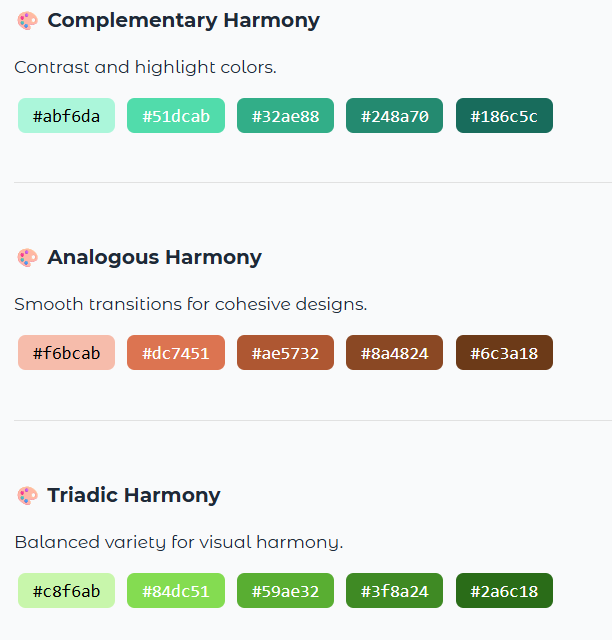
#> input picture images/color_harmonies.png, 612 x 640 px
$ jupyter execute Color_Palette_Extractor.ipynb   (shell and % lines are left out)
#> lines starting #> are read from the running program, lines starting #| are printed output that depends on the picture
<a href="https://colab.research.google.com/github/TejasreeL/Color-Palette-Extractor-and-More/blob/main/Color_Palette_Extractor.ipynb" target="_parent"></a>

#Install Dependencies & Imports

[cell 1]

# Core Imports
import os, json, random, colorsys
import numpy as np
import matplotlib.pyplot as plt
from sklearn.cluster import KMeans
from PIL import Image, ImageDraw, ImageFilter
from IPython.display import display

# Create output directory
os.makedirs("/content/output", exist_ok=True)

print("✅ All dependencies installed and imported.")

#Helper Functions

[cell 2]
def rgb_to_hex(rgb):
    return '#%02x%02x%02x' % rgb

def brightness(c):
    return 0.299*c[0] + 0.587*c[1] + 0.114*c[2]

def display_image(img, title="Image", size=(6,6)):
    plt.figure(figsize=size)
    plt.imshow(img)
    plt.axis("off")
    plt.title(title)
    plt.show()

def create_color_bar(colors, title="Color Palette"):
    plt.figure(figsize=(8,2))
    for i, color in enumerate(colors):
        plt.fill_between([i, i+1], 0, 1, color=color)
    plt.axis('off')
    plt.title(title)
    plt.show()

def save_image(img, path, name):
    img.save(path)
    print(f"✅ Saved {name}: {path}")

#Extract Color Palette

[cell 3]
image_path = input("Enter image path (e.g., /content/sample.jpg): ").strip()
#> the answer given: images/color_harmonies.png
img = Image.open(image_path).convert('RGB')
display_image(img, "Uploaded Image")

def extract_palette(image, num_colors=5):
#> called with num_colors = 5
    img_small = image.resize((150, 150))
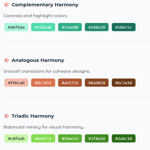
#> img_small: PIL image 150x150 RGB; mean R, G, B 229.5, 234.5, 228.9
    pixels = np.array(img_small).reshape(-1, 3)
    kmeans = KMeans(n_clusters=num_colors, random_state=42).fit(pixels)
    colors = [tuple(map(int, c)) for c in kmeans.cluster_centers_]
#> colors = [(248, 249, 250), (59, 119, 62), (197, 204, 188), (174, 102, 70), (111, 179, 134)]
    return sorted(colors, key=brightness, reverse=True)

colors_sorted = extract_palette(img)
#> colors_sorted = [(248, 249, 250), (197, 204, 188), (111, 179, 134), (174, 102, 70), (59, 119, 62)]
hex_colors = [rgb_to_hex(c) for c in colors_sorted]
#> hex_colors = ['#f8f9fa', '#c5ccbc', '#6fb386', '#ae6646', '#3b773e']

print("\n🎨 Dominant Colors (Light → Dark):")
for i, h in enumerate(hex_colors, 1):
    print(f"Color {i}: {h}")
#> this loop made 5 passes
#> h on passes 1 to 5: '#f8f9fa', '#c5ccbc', '#6fb386', '#ae6646', '#3b773e'
#| Color 1: #f8f9fa
#| Color 2: #c5ccbc
#| Color 3: #6fb386
#| Color 4: #ae6646
#| Color 5: #3b773e

create_color_bar(hex_colors, "Extracted Color Palette")
#> the loop in create_color_bar, `for i, color in enumerate(colors):` made 1 pass
#> (the call stopped at in create_color_bar, `plt.fill_between([i, i+1], 0, 1, color=color)`: IPython is not available in this run)

def name_palette(colors):
    avg_bright = np.mean([brightness(c) for c in colors])
#> avg_bright = 163.4
    avg_hue = np.mean([colorsys.rgb_to_hsv(*[x/255 for x in c])[0] for c in colors])
#> avg_hue = 0.321
    tone = "Warm" if avg_hue < 0.1 or avg_hue > 0.8 else "Cool" if 0.5 < avg_hue < 0.7 else "Balanced"
#> tone = 'Balanced'
    mood = "Vibrant" if avg_bright > 160 else "Muted" if avg_bright < 90 else "Soft"
#> mood = 'Vibrant'
    adjectives = ["Harmony", "Dream", "Pulse", "Whisper", "Glow", "Serenity"]
    return f"{mood} {tone} {random.choice(adjectives)}"

palette_name = name_palette(colors_sorted)
#> palette_name = 'Vibrant Balanced Whisper'
story = f"This palette, '{palette_name}', evokes a {random.choice(['calm','energetic','elegant','modern'])} mood with {random.choice(['balanced tones','soft contrasts','gentle gradients','crisp vibrance'])}."
print(f"\n🧠 Palette Name: {palette_name}")
#| 🧠 Palette Name: Vibrant Balanced Whisper
print(f"📖 Palette Story: {story}")
#| 📖 Palette Story: This palette, 'Vibrant Balanced Whisper', evokes a modern mood with balanced tones.

#Extract as JSON

[cell 4]
palette_data = {
    "palette_name": palette_name,
    "colors_rgb": colors_sorted,
    "colors_hex": hex_colors,
    "story": story
}

json_path = "/content/output/palette.json"
with open(json_path, "w") as f:
    json.dump(palette_data, f, indent=4)


print(f"✅ Palette exported to: {json_path}")

#Gradient Wallpaper

[cell 5]
def generate_gradient_wallpaper(colors, width=900, height=500):
#> called with width = 900, height = 500
    n = len(colors)
#> n = 5
    img = Image.new("RGB", (width, height))
#> img: PIL image 900x500 RGB; every value is 0
    draw = ImageDraw.Draw(img)
    colors = np.array(colors, dtype=float)
#> colors = [[248, 249, 250], [197, 204, 188], [111, 179, 134], [174, 102, 70], [59, 119, 62]]
    for x in range(width):
        pos = x / (width - 1) * (n - 1)
        i = int(np.floor(pos))
        j = min(i + 1, n - 1)
        t = pos - i
        color = (1 - t) * colors[i] + t * colors[j]
        draw.line([(x, 0), (x, height)], fill=tuple(map(int, color)))
#> this loop made 900 passes
#> (pos, t, color) on passes 1 to 3: (0, 0, [248, 249, 250]), (0.00445, 0.00445, [247.8, 248.8, 249.7]), (0.0089, 0.0089, [247.5, 248.6, 249.4])
    return img

gradient_img = generate_gradient_wallpaper(colors_sorted)
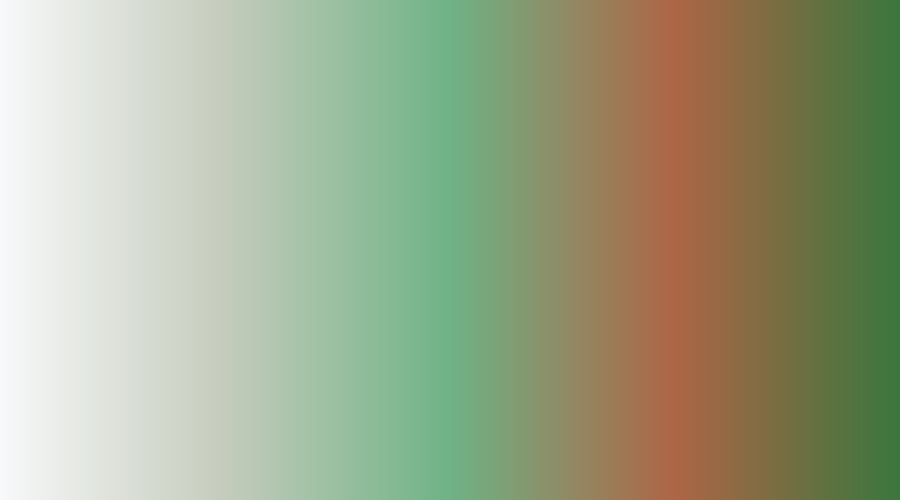
#> gradient_img: PIL image 900x500 RGB; mean R, G, B 158.4, 166.7, 136.5
gradient_path = "/content/output/gradient_wallpaper.png"
save_image(gradient_img, gradient_path, "Gradient Wallpaper")
display_image(gradient_img, "Smooth Gradient Wallpaper")

$ run again, on images/filter_another_image.png
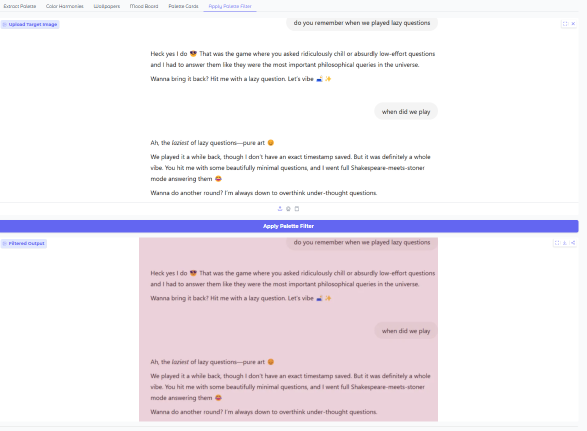
#> input picture images/filter_another_image.png, 1174 x 861 px (shown at 1/2 size)
#> in extract_palette, `img_small = image.resize((150, 150))`:
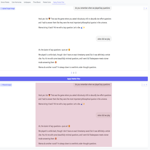
#> img_small: PIL image 150x150 RGB; mean R, G, B 241.6, 236.1, 242.2
#> in extract_palette, `colors = [tuple(map(int, c)) for c in kmeans.cluster_centers_]`: colors = [(253, 253, 253), (232, 210, 219), (100, 103, 240), (188, 166, 171), (205, 190, 197)]
#> colors_sorted = [(253, 253, 253), (232, 210, 219), (205, 190, 197), (188, 166, 171), (100, 103, 240)]
#> hex_colors = ['#fdfdfd', '#e8d2db', '#cdbec5', '#bca6ab', '#6467f0']
#> the loop `for i, h in enumerate(hex_colors, 1):` made 5 passes
#> h on passes 1 to 5: '#fdfdfd', '#e8d2db', '#cdbec5', '#bca6ab', '#6467f0'
#> (printed output is left out)
#> the loop in create_color_bar, `for i, color in enumerate(colors):` made 1 pass
#> avg_bright = 191.4
#> avg_hue = 0.696
#> tone = 'Cool'
#> mood = 'Vibrant'
#> palette_name = 'Vibrant Cool Whisper'
#| 🧠 Palette Name: Vibrant Cool Whisper
#| 📖 Palette Story: This palette, 'Vibrant Cool Whisper', evokes a modern mood with balanced tones.
#> n = 5
#> in generate_gradient_wallpaper, `colors = np.array(colors, dtype=float)`: colors = [[253, 253, 253], [232, 210, 219], [205, 190, 197], [188, 166, 171], [100, 103, 240]]
#> the loop in generate_gradient_wallpaper, `for x in range(width):` made 900 passes
#> (pos, t, color) on passes 1 to 3: (0, 0, [253, 253, 253]), (0.00445, 0.00445, [252.9, 252.8, 252.8]), (0.0089, 0.0089, [252.8, 252.6, 252.7])
#> `gradient_img = generate_gradient_wallpaper(colors_sorted)`:
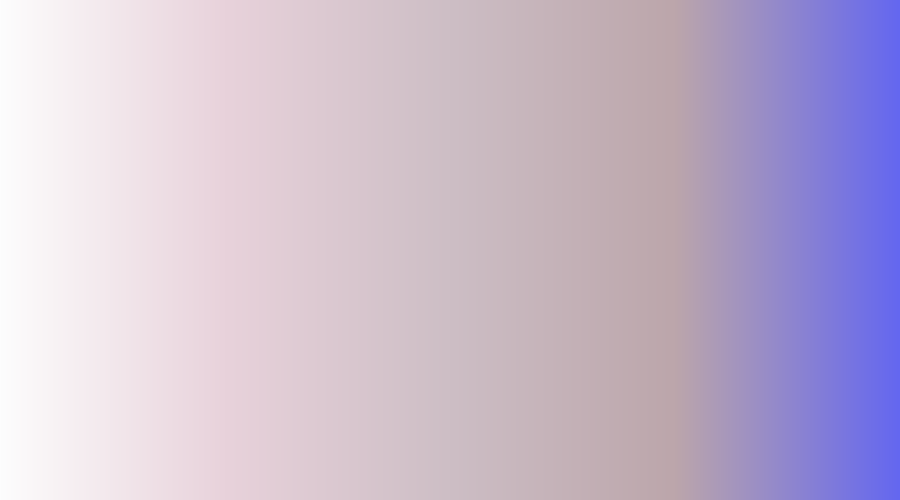
#> gradient_img: PIL image 900x500 RGB; mean R, G, B 199.8, 185.5, 207.9

$ run again, on images/mood_board.png
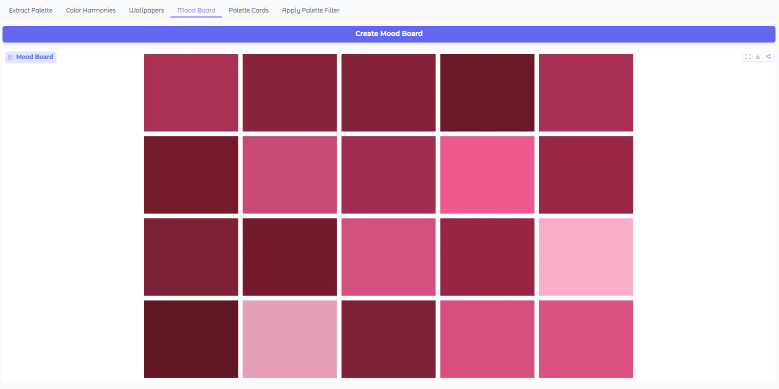
#> input picture images/mood_board.png, 1557 x 778 px (shown at 1/2 size)
#> in extract_palette, `img_small = image.resize((150, 150))`:
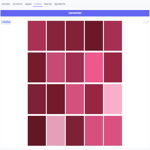
#> img_small: PIL image 150x150 RGB; mean R, G, B 204.1, 153.2, 173.8
#> in extract_palette, `colors = [tuple(map(int, c)) for c in kmeans.cluster_centers_]`: colors = [(227, 181, 203), (134, 35, 59), (253, 252, 253), (212, 83, 127), (100, 103, 241)]
#> colors_sorted = [(253, 252, 253), (227, 181, 203), (212, 83, 127), (100, 103, 241), (134, 35, 59)]
#> hex_colors = ['#fdfcfd', '#e3b5cb', '#d4537f', '#6467f1', '#86233b']
#> the loop `for i, h in enumerate(hex_colors, 1):` made 5 passes
#> h on passes 1 to 5: '#fdfcfd', '#e3b5cb', '#d4537f', '#6467f1', '#86233b'
#> (printed output is left out)
#> the loop in create_color_bar, `for i, color in enumerate(colors):` made 1 pass
#> avg_bright = 152.3
#> avg_hue = 0.864
#> tone = 'Warm'
#> mood = 'Soft'
#> palette_name = 'Soft Warm Whisper'
#| 🧠 Palette Name: Soft Warm Whisper
#| 📖 Palette Story: This palette, 'Soft Warm Whisper', evokes a modern mood with balanced tones.
#> n = 5
#> in generate_gradient_wallpaper, `colors = np.array(colors, dtype=float)`: colors = [[253, 252, 253], [227, 181, 203], [212, 83, 127], [100, 103, 241], [134, 35, 59]]
#> the loop in generate_gradient_wallpaper, `for x in range(width):` made 900 passes
#> (pos, t, color) on passes 1 to 3: (0, 0, [253, 252, 253]), (0.00445, 0.00445, [252.9, 251.7, 252.8]), (0.0089, 0.0089, [252.8, 251.4, 252.6])
#> `gradient_img = generate_gradient_wallpaper(colors_sorted)`:
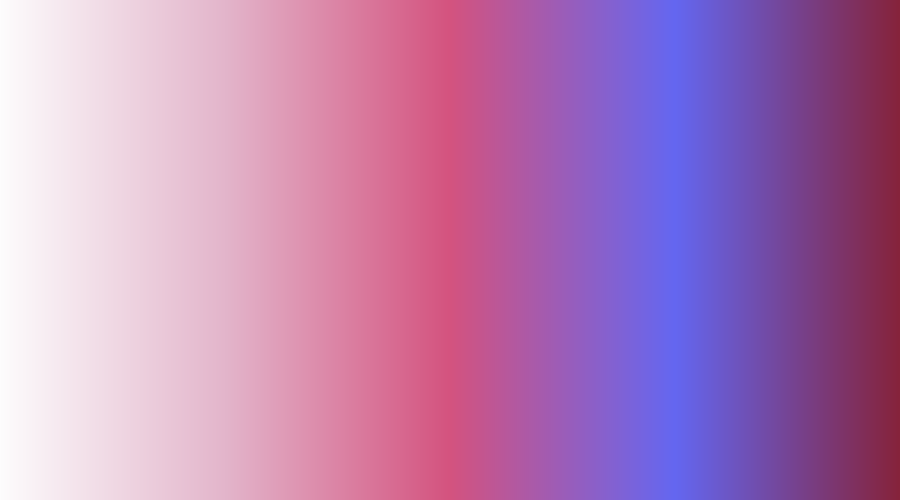
#> gradient_img: PIL image 900x500 RGB; mean R, G, B 182.6, 127.1, 181.2

$ run again, on images/palette_cards.png
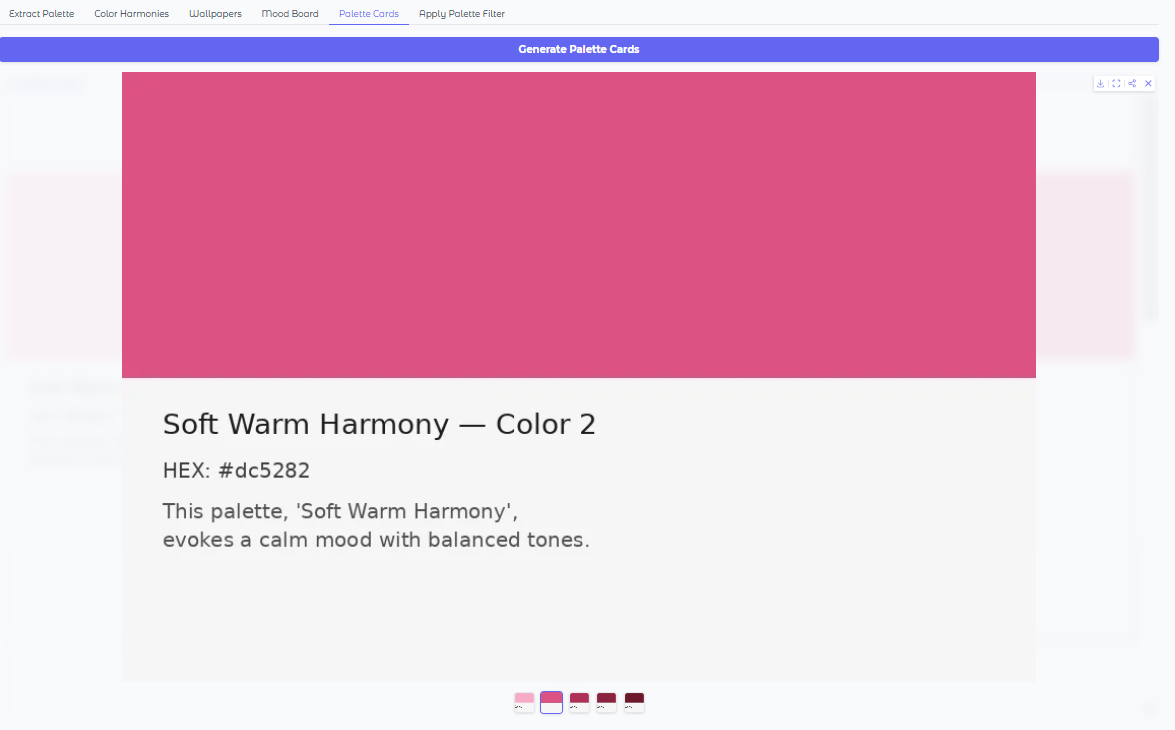
#> input picture images/palette_cards.png, 1175 x 730 px
#> in extract_palette, `img_small = image.resize((150, 150))`:
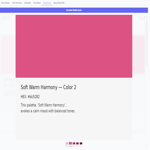
#> img_small: PIL image 150x150 RGB; mean R, G, B 231.6, 186.8, 207.7
#> in extract_palette, `colors = [tuple(map(int, c)) for c in kmeans.cluster_centers_]`: colors = [(219, 82, 130), (246, 246, 247), (105, 108, 240), (187, 163, 172), (217, 204, 222)]
#> colors_sorted = [(246, 246, 247), (217, 204, 222), (187, 163, 172), (219, 82, 130), (105, 108, 240)]
#> hex_colors = ['#f6f6f7', '#d9ccde', '#bba3ac', '#db5282', '#696cf0']
#> the loop `for i, h in enumerate(hex_colors, 1):` made 5 passes
#> h on passes 1 to 5: '#f6f6f7', '#d9ccde', '#bba3ac', '#db5282', '#696cf0'
#> (printed output is left out)
#> the loop in create_color_bar, `for i, color in enumerate(colors):` made 1 pass
#> avg_bright = 175.6
#> avg_hue = 0.799
#> tone = 'Balanced'
#> mood = 'Vibrant'
#> palette_name = 'Vibrant Balanced Whisper'
#| 🧠 Palette Name: Vibrant Balanced Whisper
#| 📖 Palette Story: This palette, 'Vibrant Balanced Whisper', evokes a modern mood with balanced tones.
#> n = 5
#> in generate_gradient_wallpaper, `colors = np.array(colors, dtype=float)`: colors = [[246, 246, 247], [217, 204, 222], [187, 163, 172], [219, 82, 130], [105, 108, 240]]
#> the loop in generate_gradient_wallpaper, `for x in range(width):` made 900 passes
#> (pos, t, color) on passes 1 to 3: (0, 0, [246, 246, 247]), (0.00445, 0.00445, [245.9, 245.8, 246.9]), (0.0089, 0.0089, [245.7, 245.6, 246.8])
#> `gradient_img = generate_gradient_wallpaper(colors_sorted)`:
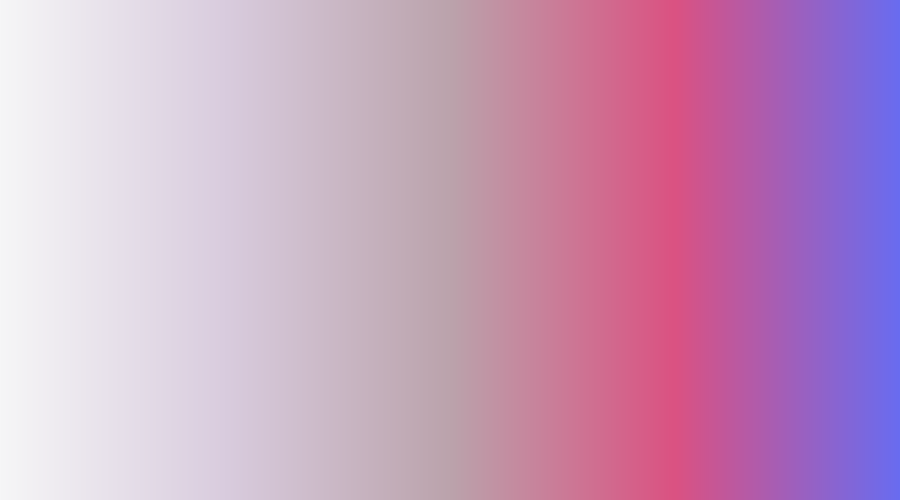
#> gradient_img: PIL image 900x500 RGB; mean R, G, B 199.1, 156, 191.4
